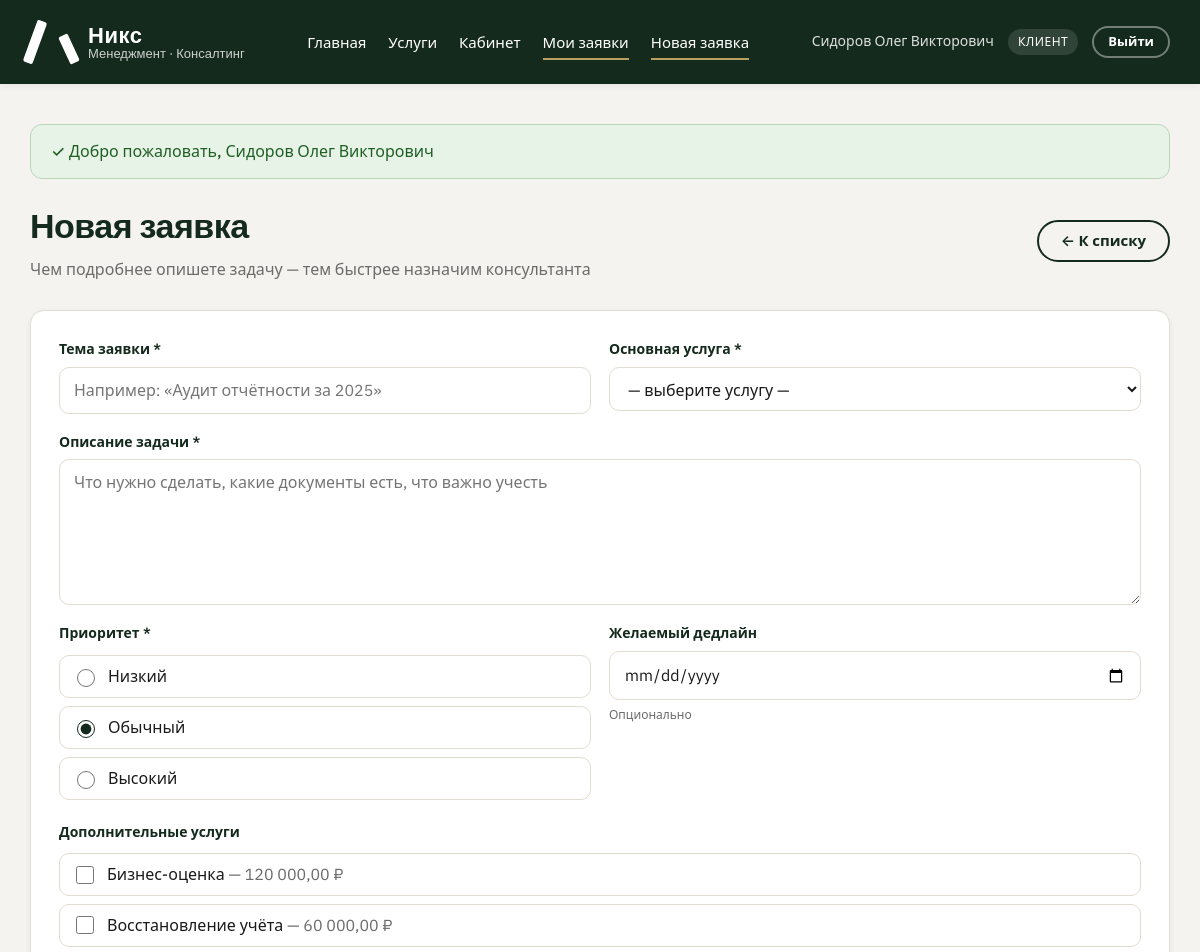
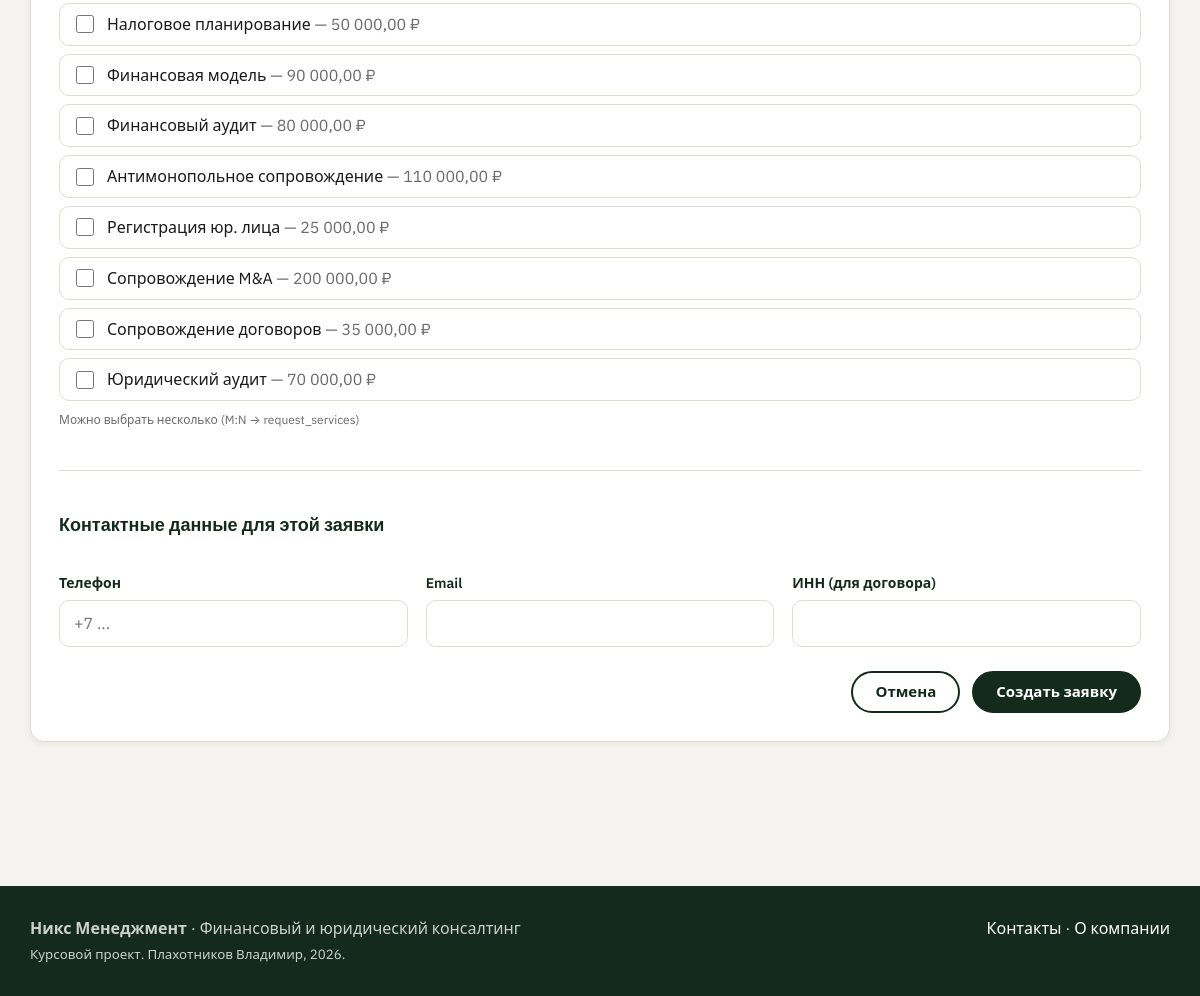
The app's page /Consulting_Plakhotnikov/public/index.php?page=client_request_create (signed in) with its own data (2 pictures, top to bottom).
### tables this page shows
CREATE TABLE users (
    id          INT UNSIGNED PRIMARY KEY AUTO_INCREMENT,
    login       VARCHAR(50)  NOT NULL UNIQUE,
    password    VARCHAR(100) NOT NULL,
    role_id     TINYINT UNSIGNED NOT NULL,
    full_name   VARCHAR(150) NOT NULL,
    phone       VARCHAR(30),
    email       VARCHAR(100),
    is_active      TINYINT(1)   NOT NULL DEFAULT 1,
    remember_token VARCHAR(64),                             
    created_at     DATETIME     NOT NULL DEFAULT CURRENT_TIMESTAMP,
    CONSTRAINT fk_users_role
        FOREIGN KEY (role_id) REFERENCES roles(id)
        ON DELETE RESTRICT ON UPDATE CASCADE
);

CREATE TABLE roles (
    id      TINYINT UNSIGNED PRIMARY KEY AUTO_INCREMENT,
    code    VARCHAR(20)  NOT NULL UNIQUE,             
    name    VARCHAR(50)  NOT NULL                     
);

CREATE TABLE services (
    id              INT UNSIGNED PRIMARY KEY AUTO_INCREMENT,
    category_id     INT UNSIGNED   NOT NULL,
    name            VARCHAR(150)   NOT NULL,
    description     TEXT,
    price           DECIMAL(10,2)  NOT NULL DEFAULT 0,
    duration_hours  SMALLINT UNSIGNED NOT NULL DEFAULT 0,
    is_active       TINYINT(1)     NOT NULL DEFAULT 1,
    CONSTRAINT fk_services_category
        FOREIGN KEY (category_id) REFERENCES service_categories(id)
        ON DELETE RESTRICT ON UPDATE CASCADE
);

### Consulting_Plakhotnikov/app/Controllers/ClientController.php (called while the page is built, shortened)
<?php
final class ClientController
{
    public function createForm(): void
    {
        Auth::requireRole('client');
        Template::render('client/request_create', [
            'title'      => 'Новая заявка',
            'services'   => Service::active(),
            'industries' => Industry::all([], 'name'),
        ]);
    }
}

### Consulting_Plakhotnikov/app/Core/Router.php (called while the page is built, shortened)
<?php
final class Router
{
    public static function dispatch(string $page): void
    {
        $route = self::ROUTES[$page] ?? null;
        [$class, $method] = $route;
        $controller = new $class();
        $controller->{$method}();
    }
}

### Consulting_Plakhotnikov/public/index.php (called while the page is built, shortened)
<?php
$rootDir = dirname(__DIR__);
spl_autoload_register(static function (string $class) use ($rootDir): void {
    $relative = substr($class, 4);
    $path = $rootDir . '/app/' . str_replace('\\', '/', $relative) . '.php';
});
require $rootDir . '/app/Core/functions.php';
$page = isset($_GET['page']) ? (string)$_GET['page'] : 'home';
try {
    Router::dispatch($page);
} catch (Throwable $e) {
    http_response_code(500);
    if (!headers_sent()) {
        header('Content-Type: text/html; charset=utf-8');
    }
    echo '<h1>Ошибка приложения</h1><pre>' . htmlspecialchars($e->getMessage(), ENT_QUOTES) . '</pre>';
}

### Consulting_Plakhotnikov/app/Core/Helpers.php (called while the page is built, shortened)
<?php
final class Helpers
{
    public static function baseUrl(string $path = ''): string
    {
        $base = rtrim((string)($GLOBALS['APP_CONFIG']['app']['base_url'] ?? ''), '/');
        $path = ltrim($path, '/');
        return $path === '' ? ($base . '/') : ($base . '/' . $path);
    }
    public static function url(string $page, array $params = []): string
    {
        $params = array_merge(['page' => $page], $params);
        return self::baseUrl('index.php?' . http_build_query($params));
    }
}

### Consulting_Plakhotnikov/app/Core/functions.php (called while the page is built, shortened)
<?php
function h(string|int|float|null $value): string
{
    return htmlspecialchars((string)($value ?? ''), ENT_QUOTES | ENT_SUBSTITUTE, 'UTF-8');
}
function url(string $page, array $params = []): string
{
    return Helpers::url($page, $params);
}
function asset(string $path): string
{
    return Helpers::baseUrl('assets/' . ltrim($path, '/'));
}
function format_money(float|string|null $value): string
{
    return number_format((float)$value, 2, ',', ' ') . ' ₽';
}

### Consulting_Plakhotnikov/app/Core/Database.php (called while the page is built, shortened)
<?php
final class Database
{
    private static ?PDO $pdo = null;
    public static function pdo(): PDO
    {
        if (self::$pdo instanceof PDO) {
            return self::$pdo;
        }
        $config = $GLOBALS['APP_CONFIG']['db'];
        $dsn = sprintf(
            'mysql:host=%s;port=%s;dbname=%s;charset=%s',
            $config['host'],
            $config['port'],
            $config['name'],
            $config['charset']
        );
        try {
            self::$pdo = new PDO($dsn, $config['user'], $config['password'], [
                PDO::ATTR_ERRMODE            => PDO::ERRMODE_EXCEPTION,
                PDO::ATTR_DEFAULT_FETCH_MODE => PDO::FETCH_ASSOC,
                PDO::ATTR_EMULATE_PREPARES   => false,
            ]);
        } catch (PDOException $e) {
            throw new RuntimeException('Не удалось подключиться к БД: ' . $e->getMessage(), 0, $e);
        }
        return self::$pdo;
    }
    public static function query(string $sql, array $params = []): array
    {
        $stmt = self::pdo()->prepare($sql);
        $stmt->execute($params);
        return $stmt->fetchAll();
    }
    public static function one(string $sql, array $params = []): ?array
    {
        $stmt = self::pdo()->prepare($sql);
        $stmt->execute($params);
        $row = $stmt->fetch();
        return $row === false ? null : $row;
    }
}

### Consulting_Plakhotnikov/app/Models/Service.php (called while the page is built, shortened)
<?php
final class Service extends BaseModel
{
    public static function active(): array
    {
        return Database::query(
            'SELECT s.*, sc.name AS category_name
               FROM services s
               JOIN service_categories sc ON sc.id = s.category_id
              WHERE s.is_active = 1
              ORDER BY sc.name, s.name'
        );
    }
}

### Consulting_Plakhotnikov/app/Core/Auth.php (called while the page is built, shortened)
<?php
final class Auth
{
    private static ?array $user = null;
    public static function check(): bool
    {
        return self::user() !== null;
    }
    public static function user(): ?array
    {
        if (self::$user !== null) {
            return self::$user;
        }
        if (!empty($_SESSION['user_id'])) {
            self::$user = Database::one(
                'SELECT u.*, r.code AS role_code, r.name AS role_name
                   FROM users u
                   JOIN roles r ON r.id = u.role_id
                  WHERE u.id = ? LIMIT 1',
                [(int)$_SESSION['user_id']]
            );
            return self::$user;
        }
        return null;
    }
    public static function requireLogin(): void
    {
        if (!self::check()) {
            Helpers::flash('error', 'Для доступа к этой странице нужно войти');
            Helpers::redirect('login');
        }
    }
    public static function requireRole(string ...$roles): void
    {
        self::requireLogin();
    }
}

### Consulting_Plakhotnikov/app/Views/client/request_create.php (the view, shortened to what this page needs)
<div class="page-header">
    <div>
        <h1>Новая заявка</h1>
        <div class="subtitle">Чем подробнее опишете задачу — тем быстрее назначим консультанта</div>
    </div>
    <a class="btn btn--ghost" href="<?= h(url('client_requests')) ?>">← К списку</a>
</div>
<div class="card">
    <form class="form" method="post" action="<?= h(url('client_request_store')) ?>">
        <div class="form-row">
            <div class="form-field">
                <label for="title">Тема заявки *</label>
                <input type="text" name="title" id="title" required maxlength="200" placeholder="Например: «Аудит отчётности за 2025»">
            </div>
            <div class="form-field">
                <label for="service_id">Основная услуга *</label>
                <select name="service_id" id="service_id" required>
                    <option value="">— выберите услугу —</option>
                </select>
            </div>
        </div>
        <div class="form-field">
            <label for="description">Описание задачи *</label>
            <textarea name="description" id="description" required rows="5" placeholder="Что нужно сделать, какие документы есть, что важно учесть"></textarea>
        </div>
        <div class="form-row">
            <div class="form-field">
                <label>Приоритет *</label>
                <div class="radio-group">
                    <label><input type="radio" name="priority" value="low"> Низкий</label>
                    <label><input type="radio" name="priority" value="normal" checked> Обычный</label>
                    <label><input type="radio" name="priority" value="high"> Высокий</label>
                </div>
            </div>
            <div class="form-field">
                <label for="deadline">Желаемый дедлайн</label>
                <input type="date" name="deadline" id="deadline">
                <small>Опционально</small>
            </div>
        </div>
        <div class="form-field">
            <label>Дополнительные услуги</label>
            <div class="checkbox-group">
                <?php foreach ($services as $s): ?>
                    <label>
                        <input type="checkbox" name="extra_services[]" value="<?= (int)$s['id'] ?>">
                        <span><?= h($s['name']) ?> <span class="text-muted">— <?= h(format_money($s['price'])) ?></span></span>
                    </label>
                <?php endforeach; ?>
            </div>
            <small>Можно выбрать несколько (M:N → request_services)</small>
        </div>
        <hr class="divider">
        <h3>Контактные данные для этой заявки</h3>
        <div class="form-row">
            <div class="form-field">
                <label for="contact_phone">Телефон</label>
                <input type="text" name="contact_phone" id="contact_phone" placeholder="+7 ...">
            </div>
            <div class="form-field">
                <label for="contact_email">Email</label>
                <input type="email" name="contact_email" id="contact_email">
            </div>
            <div class="form-field">
                <label for="contact_inn">ИНН (для договора)</label>
                <input type="text" name="contact_inn" id="contact_inn" maxlength="12">
            </div>
        </div>
        <div class="form-actions">
            <a class="btn btn--ghost" href="<?= h(url('client_requests')) ?>">Отмена</a>
            <button type="submit" class="btn">Создать заявку</button>
        </div>
    </form>
</div>

### Consulting_Plakhotnikov/app/Views/layouts/main.php (shortened to what this page needs)
<?php
$user = Auth::user();
?><!DOCTYPE html>
<html lang="ru">
<head>
    <link rel="stylesheet" href="<?= h(asset('css/style.css')) ?>">
</head>
<body>
<header class="site-header">
    <div class="container site-header__inner">
        <a class="brand" href="<?= h(url('home')) ?>">
            <span class="brand__icon"></span>
            <span class="brand__name">
                <strong>Никс</strong>
                <span>Менеджмент · Консалтинг</span>
            </span>
        </a>
        <nav class="main-nav">
        </nav>
        <div class="user-menu">
            <?php if ($user !== null): ?>
                <span class="user-menu__name"><?= h($user['full_name']) ?></span>
                <span class="user-menu__role"><?= h($user['role_name']) ?></span>
                <a class="btn btn--ghost btn--small" href="<?= h(url('logout')) ?>" style="color:#fff;border-color:rgba(255,255,255,.4)">Выйти</a>
            <?php else: ?>
                <a class="btn btn--ghost btn--small" href="<?= h(url('login')) ?>" style="color:#fff;border-color:rgba(255,255,255,.4)">Войти</a>
                <a class="btn btn--accent btn--small" href="<?= h(url('register')) ?>">Регистрация</a>
            <?php endif; ?>
        </div>
    </div>
</header>
<main class="main">
    <div class="container">
        <?= $content ?>
    </div>
</main>
<footer class="site-footer">
    <div class="container site-footer__inner">
        <div>
            <strong>Никс Менеджмент</strong> · Финансовый и юридический консалтинг<br>
            <small>Курсовой проект. Плахотников Владимир, 2026.</small>
        </div>
        <div>
            <a href="<?= h(url('contacts')) ?>">Контакты</a> ·
            <a href="<?= h(url('about')) ?>">О компании</a>
        </div>
    </div>
</footer>
</body>
</html>

### records on screen
users: full_name "Сидоров Олег Викторович", role.name "КЛИЕНТ"
services: name "Бизнес-оценка", price "120 000,00 ₽"
services: name "Восстановление учёта", price "60 000,00 ₽"
services: name "Налоговое планирование", price "50 000,00 ₽"
services: name "Финансовая модель", price "90 000,00 ₽"
services: name "Финансовый аудит", price "80 000,00 ₽"
services: name "Антимонопольное сопровождение", price "110 000,00 ₽"
services: name "Регистрация юр. лица", price "25 000,00 ₽"
services: name "Сопровождение M&A", price "200 000,00 ₽"
services: name "Сопровождение договоров", price "35 000,00 ₽"
services: name "Юридический аудит", price "70 000,00 ₽"

### other values on screen
$success "Добро пожаловать, Сидоров Олег Викторович"
